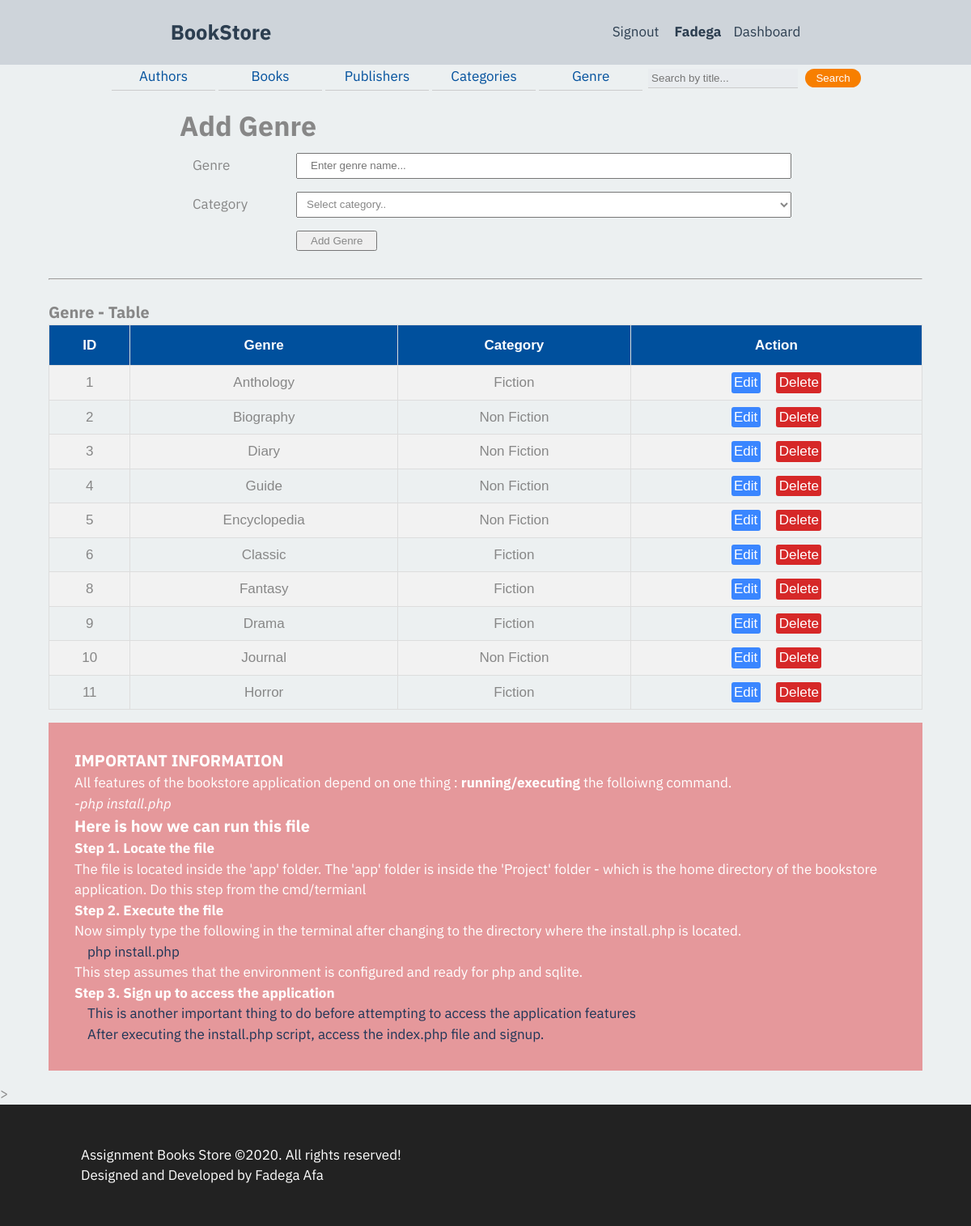
Page /templates/genre.php (signed in) on the committed database.
### tables this page shows
CREATE TABLE genre(
      genre_id INTEGER PRIMARY KEY AUTOINCREMENT NOT NULL,
      gname TEXT  NOT NULL,
      category_id INTEGER NOT NULL REFERENCES category(category_id) ON UPDATE CASCADE ON DELETE CASCADE

    );

CREATE TABLE category(
      category_id INTEGER PRIMARY KEY AUTOINCREMENT NOT NULL,
      cname TEXT  NOT NULL
    );

### templates/genre.php (the view, shortened to what this page needs)
<?php
   require '../app/header.php';
   require '../app/dbh.php';
?>
<main>
  <?php
    if(isset($_SESSION['useremail'])||isset($_SESSION['emailId'])){?>
        <form name="my-form" action="../app/genre.inc.php" method="post">
          <h1>Add Genre</h1>
            <div class="form-box">
                <label for="genre">Genre</label>
                <input type="text" id="genre" name="genre" placeholder="Enter genre name..." >
            </div>
            <div class="form-box">
              <label for="genre">Category</label>
                  <select name="category" id="category_id">
                    <option>Select category..</option>
                    </select>
            </div>
            <div class="form-box">
                <button type="submit" id="btnSend" name="submit-genre">Add Genre</button>
           </div>
        </form>
        <br><hr><br>
        <h3>Genre - Table</h3>
        <table class="db-table">
        <tr>
            <th>ID </th>
            <th>Genre </th>
            <th>Category </th>
            <th>Action</th>
        </tr>
        <?php
        $sql ='SELECT genre_id, gname, cname
                        FROM genre g, category c
                        WHERE g.category_id = c.category_id';
        $res = $conn->prepare($sql);
        $res->execute();
        $data = $res->fetchAll(PDO::FETCH_ASSOC);
        foreach($data as $row):?>
          <tr>
            <td><?php echo $row['genre_id'];?></td>
            <td><?php echo  ucfirst($row['gname']);?></td>
            <td><?php echo  ucfirst($row['cname']);?></td>
            <td>
               <a class="edit" href="../templates/editgenre.php?id=<?php echo $row['genre_id'];?>">Edit</a>
               <a class="delete" href="../app/deletegenre.php?id=<?php echo $row['genre_id'];?>">Delete</a>
            </td>
          </tr>
        <?php endforeach; ?>
        </table>
      <?php }else{
           echo
              '  <h2><br>Access denied ..</h2>
                 <p><br>Oops! You are not authorized. Please signin
                 <a href="../templates/signin.php">here</a>
                 <span> Or singup <a href="../templates/signup.php">here</a> </span></p>';
           }
          ?>
    </main>>
<?php require '../app/footer.php';?>

### css/menu.css (style rules this page uses)
:root { --greyapple:#eee; --greenaple:#2ecc71; --drakmatter:#34495e; --darkermatter:#2c3e50; --darkergrey:#ced4da; }
* { margin: 0; padding:0; box-sizing: border-box; }
body { font-family: "IBM Plex Sans", Verdana, Tahoma, sans-serif; }
a { text-decoration: none; color:#00509d; color: #023047; color: #073b4c; color:red; }

### css/master.css (style rules this page uses)
* { box-sizing: border-box; padding:0; margin:0; }
html { box-sizing: border-box; font-size: 20px; line-height: 1.6; font-family: 'Source Sans Pro', sans-serif, Segoe UI, Roboto, Helvetica, Arial, sans-serif, 'Apple Color Emoji', 'Segoe UI Emoji', 'Segoe UI Symbol'; color: #878787; }
*, *::before, *:after { box-sizing: inherit; padding: 0; margin: 0; }
body { margin:0 auto; padding:0; font-size:17px; user-select: none; -webkit-user-select: none; -khtml-user-select: none; -moz-user-select: none; -ms-user-select: none; }
.db-table { font-family: "Trebuchet MS", Arial, Helvetica, sans-serif; border-collapse: collapse; width: 100%; }
.db-table td, .db-table th { border: 1px solid #ddd; padding: 8px; text-align: center; }
.db-table tr:nth-child(even) { background-color: #f2f2f2; }
.db-table th { padding-top: 12px; padding-bottom: 12px; text-align: left; background-color:#00509d; color: white; text-align: center; }
.db-table .delete { color:red; background:#d62828; color:white; padding:0.2em 0.2em; border-radius: 3px; }
.db-table .edit { margin-right:15px; background:#3a86ff; color:#fff; padding:0.2em 0.2em; border-radius: 3px; }
main { margin: 1rem auto; width:90%; max-width: 1200px; }
main form { width:70%; margin:0 auto; }
input, label, button { padding: 0.2rem 1rem; color: inherit; }
.form-box { padding: 0.5rem 0; display: flex; flex-direction: column; }
.form-box label { display: none; }
.form-box input, .form-box select, .form-box textarea { flex-basis: 100%; }
.form-box select option { color: inherit; color: #878787; }
#condition, #category_id, #author_id, #publishers_id, #genre_id,#comment,#book_id { color: inherit; color: #878787; padding: 0.3em 0.6em; }
#btnSend { margin-right: 5px; }
.placeholder { margin-top:1rem; background:#e5989b; color:#fff; padding:2rem; }
@media all and (min-width: 500px) { .form-box label { display: block; } }
@media all and (min-width: 600px) { .form-box { flex-direction: row; } }
@media all and (min-width: 600px) { .form-box label { flex-basis: 9rem; flex-grow: 0; flex-shrink: 0; } }
@media all and (min-width: 600px) { .form-box input, .form-box select, .form-box textarea { flex-basis: 0; flex-grow: 1; flex-shrink: 1; } }
@media all and (min-width: 600px) { .form-box button { margin-left: 9rem; } }

### css/dashboard.css (style rules this page uses)
html { box-sizing: border-box; font-size: 16px; line-height: 1.5; }
:root { --greyapple:#ecf0f1; --brightorange:#ff9f1c; --lightgrey:#D3D3D3; --greenaple:#2ecc71; --drakmatter:#34495e; --darkermatter:#2c3e50; }
body { background-color: var(--greyapple); font-family: "IBM Plex Sans", Verdana, Tahoma, sans-serif; }
*, *::before, *:after { box-sizing: inherit; padding: 0; margin: 0; }
a { text-decoration: none; color:var(--darkermatter); }

### rows in the picture
genre: genre_id "1", gname "Anthology", category.cname "Fiction"
genre: genre_id "2", gname "Biography", category.cname "Non Fiction"
genre: genre_id "3", gname "Diary", category.cname "Non Fiction"
genre: genre_id "4", gname "Guide", category.cname "Non Fiction"
genre: genre_id "5", gname "Encyclopedia", category.cname "Non Fiction"
genre: genre_id "6", gname "Classic", category.cname "Fiction"
genre: genre_id "8", gname "Fantasy", category.cname "Fiction"
genre: genre_id "9", gname "Drama", category.cname "Fiction"
genre: genre_id "10", gname "Journal", category.cname "Non Fiction"
genre: genre_id "11", gname "Horror", category.cname "Fiction"

### other values in the picture
$_SESSION['firstname'] "Fadega"
